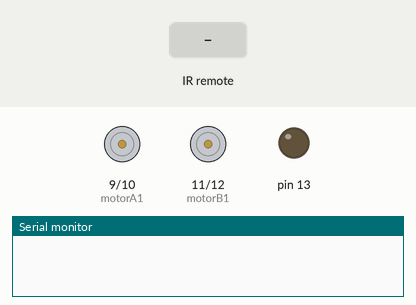
The sketch below on a simulated Arduino Uno, built with avr-gcc and run on an emulated ATmega328P. On the bench: motor-driver pin pairs drawn as motors (green arrow = first pin HIGH = forward, orange = second pin HIGH = backward, longer = more drive), output pins drawn as LEDs (lit = HIGH), the last lines printed to the serial monitor. The test bench sets the inputs (shaded band).

Above: at 1.2 s.
1.3 s: infrared code 0xFF18E7 received
At 1.8 s:
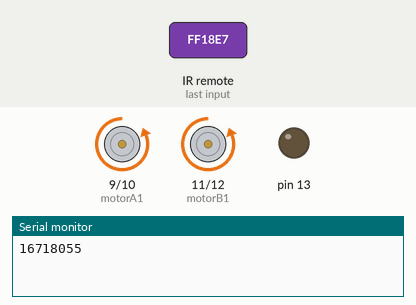
2.8 s: infrared code 0xFFFFFFFF received
At 4.2 s:
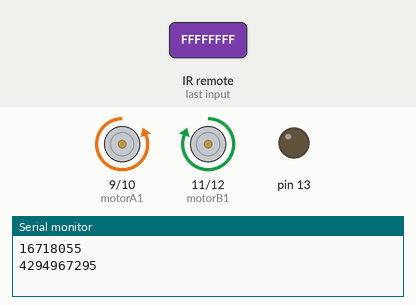
Timing chart, 0 to 5.8 s (numbered marks = the images above; inputs shaded):
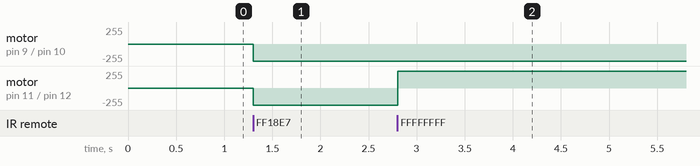

Measured:
- after the input at 1.3 s, motor on pin 9 (motorA1) / pin 10 (motorA2), motor on pin 11 (motorB1) / pin 12 (motorB2): stopped → backward 255/255 at once
- after the input at 2.8 s, motor on pin 11 (motorB1) / pin 12 (motorB2): backward 255/255 → forward 255/255 at once

The sketch:

Arduino_robot_car.ino
```cpp
#include "IRremote.hpp"


const int motorA1  = 9;  // L298N'in IN3
  const int motorA2  = 10;  // L298N'in IN1
  const int motorB1  = 11; // L298N'in IN2
  const int motorB2  = 12;
  int vSpeed=255;

IRrecv irrecv(6);
decode_results results;
int flag=0;
void setup() {
   Serial.begin(9600);
   irrecv.enableIRIn();
   pinMode(13, OUTPUT);
   digitalWrite(13, LOW);
   pinMode(motorA1, OUTPUT);
    pinMode(motorA2, OUTPUT);
    pinMode(motorB1, OUTPUT);
    pinMode(motorB2, OUTPUT);

}

void loop() {
   if (irrecv.decode(&results)){
    Serial.println(results.value);
    if (results.value == 16718055){
       if (flag == 1){
        analogWrite(motorA1, vSpeed); analogWrite(motorA2, 0);
        analogWrite(motorB1, vSpeed);      analogWrite(motorB2, 0);  flag = 0; delay(300);}
        else
        {analogWrite(motorA1, 0);   analogWrite(motorA2, vSpeed);
        analogWrite(motorB1, 0);   analogWrite(motorB2, vSpeed);  flag = 1; delay(300);}
      }
      else if(results.value == 4294967295){
        if (flag == 1){
          analogWrite(motorA1, 0);   analogWrite(motorA2, vSpeed);
        analogWrite(motorB1, vSpeed);   analogWrite(motorB2, 0); flag = 0; delay(300);}

      }
      else{
          analogWrite(motorA1, vSpeed);   analogWrite(motorA2, 0);
        analogWrite(motorB1, 0); analogWrite(motorB2, vSpeed);  flag = 1; delay(300);}

   irrecv.resume();

}
}
```
